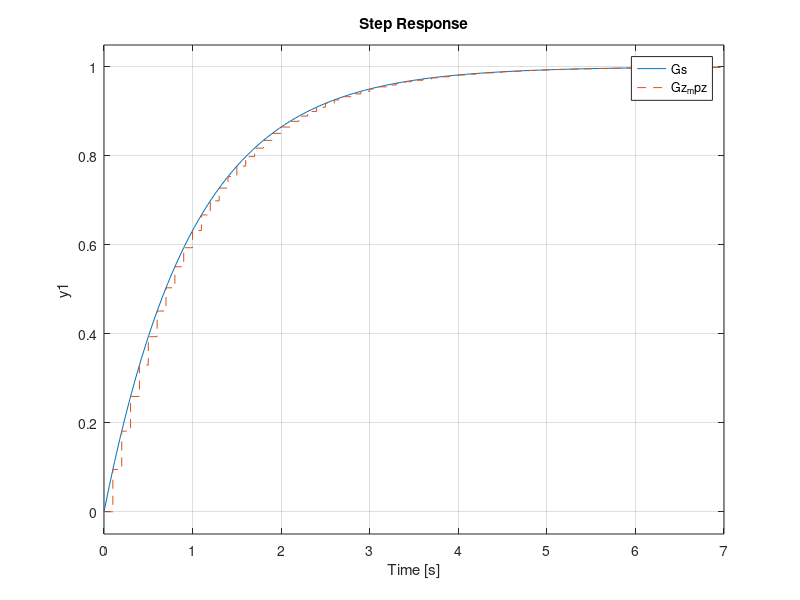

MATLAB code to generate this figure: (Note: this script raises an error after producing the figure.)
%% Continuous System Equivalence
% Prepared for EGLM03 Modern Control Systems by Chris P. Jobling
%% Example
% $$G(s) = \frac{a}{s + a}$$
% 
% Let a = 1

a = 1;
% Then
Gs = tf([a],[1, a])
%% Sample period
%%
Ts = 1/10; % seconds
%% Hold equivalent
%%
Gz_zoh = c2d(Gs, Ts, 'zoh')
%% 
% This is also default
%%
Gz_zoh = c2d(Gs, Ts)
%% 
% Plot Result
%%
step(Gs,'-',Gz_zoh,'--')
%% Approximation by numerical-integration
% also known as bilinear transform or Tustin equivalent
%%
Gz_tustin = c2d(Gs, Ts, 'tustin')
%% 
% Plot Result
%%
step(Gs,'-',Gz_tustin,'--')
% Matched pole-zero mapping
Gz_mpz = c2d(Gs, Ts, 'matched')
%% 
% Plot result
%%
step(Gs,'-',Gz_mpz,'--')
%% Other supported equivalents?
%%
help c2d